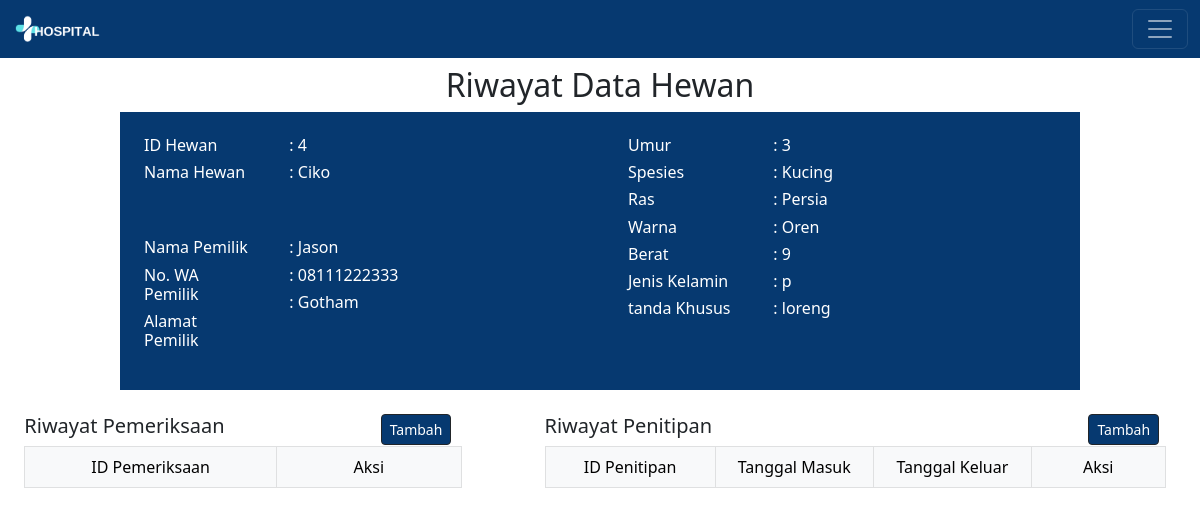
Before: /riwayat_hewan.php?message=inputhewan with the older database file.
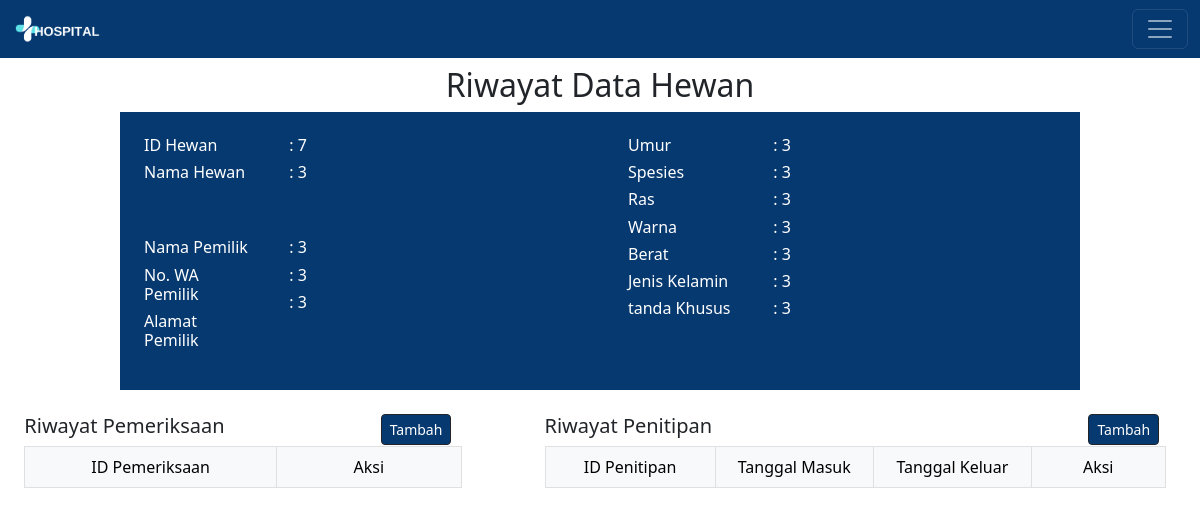
After: the same page with the newer database file.
### tables this page shows
CREATE TABLE `hewan` (
  `id_hewan` int(11) NOT NULL,
  `nama_hewan` varchar(30) NOT NULL,
  `nama_pemilik` varchar(30) NOT NULL,
  `alamat` varchar(30) NOT NULL,
  `no_wa_pemilik` varchar(20) NOT NULL,
  `umur` int(11) NOT NULL,
  `spesies` varchar(20) NOT NULL,
  `ras` varchar(20) NOT NULL,
  `warna` varchar(20) NOT NULL,
  `berat` int(11) NOT NULL,
  `jenis_kelamin` varchar(6) NOT NULL,
  `tanda_khusus` varchar(20) NOT NULL
);

### riwayat_hewan.php (the view, shortened to what this page needs)
<?php
	include 'koneksi.php';
?>
<!DOCTYPE html>
<html>
<head>
	<link href="https://cdn.jsdelivr.net/npm/bootstrap@5.2.2/dist/css/bootstrap.min.css" rel="stylesheet">
	<link rel="stylesheet" href="home.css">
</head>
<body>
	<nav class="navbar navbar-dark" style="background-color:#063970">
  	<div class="container-fluid">
  	  <a class="navbar-brand"><img src="Images/logo.png" style="height:30px" alt="HOSPITAL"></a>
  	  <button class="navbar-toggler" type="button" data-bs-toggle="offcanvas" data-bs-target="#offcanvasRight" aria-controls="offcanvasRight">
  	  	<span class="navbar-toggler-icon"></span>
  	  </button>
  	</div>
	</nav>
	<?php
	if ($_GET['message']=="cari_hewan") {
		$id_hewan = $_SESSION['id_hewan'];
		$query = mysqli_query($connect, "SELECT * FROM hewan WHERE id_hewan='$id_hewan'");
	}
	else if ($_GET['message']=="inputhewan") {
		$query = mysqli_query($connect, "SELECT * FROM hewan ORDER BY id_hewan DESC LIMIT 1");
	}
	while ($data = mysqli_fetch_array($query)) {
	?>
	<center class="my-1 pt-1">
	<h2> Riwayat Data Hewan</h2>
	<div style="width:80%; background-color:#063970;" class="py-4 px-2">
		<div class="row">
			<div class="col-2 mr-0">
			<div style="color:white; text-align:left;" class="mb-3 mx-3">
				<h6>ID Hewan</h6>
				<h6>Nama Hewan</h6><br><br>
				<h6>Nama Pemilik</h6>
				<h6>No. WA Pemilik</h6>
				<h6>Alamat Pemilik</h6>
			</div>
			</div>
			<div class="col-4 mr-5">
			<div style="color:white; text-align:left;">
				<h6><?= ": ".$data['id_hewan'];?></h6>
				<h6><?= ": ".$data['nama_hewan'];?></h6><br><br>
				<h6><?= ": ".$data['nama_pemilik'];?></h6>
				<h6><?= ": ".$data['no_wa_pemilik'];?></h6>
				<h6><?= ": ".$data['alamat'];?></h6>
			</div>
			</div>
			<div class="col-2 ml-2 mr-0 ">
			<div style="color:white; text-align:left;" class="mb-3 mx-3">
				<h6>Umur</h6>
				<h6>Spesies</h6>
				<h6>Ras</h6>
				<h6>Warna</h6>
				<h6>Berat</h6>
				<h6>Jenis Kelamin</h6>
				<h6>tanda Khusus</h6>
			</div>
			</div>
			<div class="col-4 mr-3">
			<div style="color:white; text-align:left;">
				<h6><?= ": ".$data['umur'];?></h6>
				<h6><?= ": ".$data['spesies'];?></h6>
				<h6><?= ": ".$data['ras'];?></h6>
				<h6><?= ": ".$data['warna'];?></h6>
				<h6><?= ": ".$data['berat'];?></h6>
				<h6><?= ": ".$data['jenis_kelamin'];?></h6>
				<h6><?= ": ".$data['tanda_khusus'];?></h6>
			</div>
			</div>
		</div>
	</div>
	<?php } ?>
	<div class="row">
		<?php
		$today= date("Y-m-d");
		?>
		<div class="col-5">
			<div style="width:90%;" class="mt-4">
			<div class="row">
				<div class="col-9">
					<h5 style="text-align:left">Riwayat Pemeriksaan</h5>
				</div>
				<div class="col-3">
					<a type="button" href="input_pemeriksaan.php?id_pemeriksaan=<?= $today;?>" class="btn btn-dark btn-lg btn-merkcolor btn-sm" style="align:right">Tambah</a>
				</div>
			</div>
			<table class="table table-bordered" style="text-align:center">
			<thead class="table-light">
				<tr>
					<td class="col-1">ID Pemeriksaan</td>
					<td class="col-1">Aksi</td>
				</tr>
			</thead>
			</table>
			</div>
		</div>
		<div class="col-7">
			<div style="width:90%;" class="mt-4">
				<div class="row">
				<div class="col-10">
					<h5 style="text-align:left">Riwayat Penitipan</h5>
				</div>
				<div class="col-2">
					<a type="button" href="input_penitipan.php" class="btn btn-dark btn-lg btn-merkcolor btn-sm" >Tambah</a>
				</div>
				</div>
				<table class="table table-bordered" style="text-align:center">
				<thead class="table-light">
				<tr>
					<td class="col-1">ID Penitipan</td>
					<td class="col-1">Tanggal Masuk</td>
					<td class="col-1">Tanggal Keluar</td>
					<td class="col-1">Aksi</td>
				</tr>
				</thead>
				</table>
			</div>
		</div>
	</div>
	</center>
</body>
</html>

Changed rows visible on the page:
no longer on this page (row unchanged): hewan: id_hewan "4", nama_hewan "Ciko", nama_pemilik "Jason", no_wa_pemilik "08111222333", alamat "Gotham", umur "3", spesies "Kucing", ras "Persia", warna "Oren", berat "9", jenis_kelamin "p", tanda_khusus "loreng"
added hewan: id_hewan "7", nama_hewan "3", nama_pemilik "3", no_wa_pemilik "3", alamat "3", umur "3", spesies "3", ras "3", warna "3", berat "3", jenis_kelamin "3", tanda_khusus "3"
